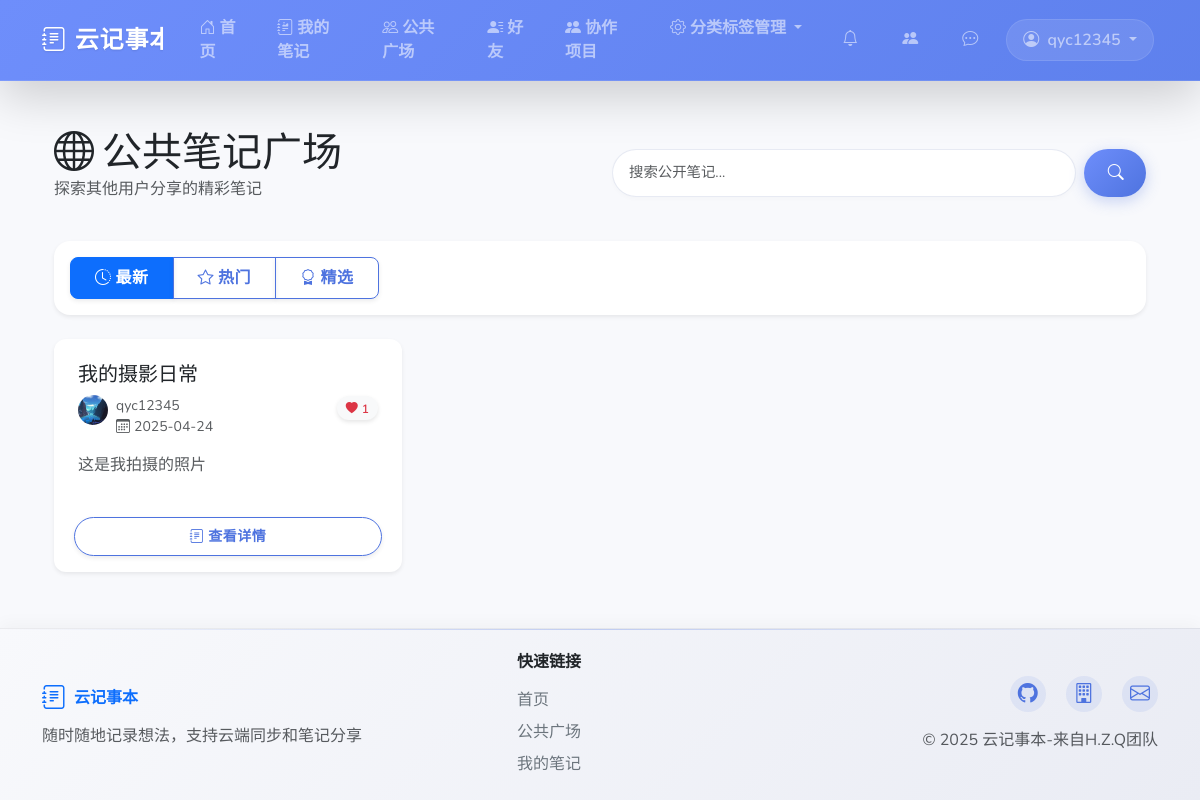
Page /sharing/public/ (signed in) on the committed database.
### notebooks/models.py (models this page shows, shortened)
class Notebook(models.Model):
    title = models.CharField(max_length=200, verbose_name="标题")
    content = HTMLField(verbose_name="内容")
    user = models.ForeignKey(User, on_delete=models.CASCADE, related_name="notebooks", verbose_name="所属用户")
    category = models.ForeignKey(Category, on_delete=models.SET_NULL, null=True, blank=True,
                                 related_name="notebooks", verbose_name="所属分类")
    tags = models.ManyToManyField(Tag, blank=True, related_name="notebooks", verbose_name="标签")
    created_at = models.DateTimeField(auto_now_add=True, verbose_name="创建时间")
    updated_at = models.DateTimeField(auto_now=True, verbose_name="更新时间")
    is_public = models.BooleanField(default=False, verbose_name="是否公开")
    is_featured = models.BooleanField(default=False, verbose_name="是否精选")
    class Meta:
        verbose_name = "笔记"
        verbose_name_plural = "笔记"
        ordering = ['-updated_at']

### accounts/models.py (models this page shows, shortened)
class Profile(models.Model):
    user = models.OneToOneField(User, on_delete=models.CASCADE)
    avatar = models.ImageField(default='user_dark.png', upload_to='profile_pics')

### sharing/views.py (the view)
# urls.py: path('public/', views.public_notes, name='public'),
@login_required
def public_notes(request):
    search_query = request.GET.get('search')
    sort_by = request.GET.get('sort', 'recent')  # 默认按最新排序
    notebooks = Notebook.objects.filter(is_public=True)
    if search_query:
        notebooks = notebooks.filter(
            Q(title__icontains=search_query) |
            Q(content__icontains=search_query)
        )
    if sort_by == 'popular':
        notebooks = notebooks.annotate(like_count=Count('likes')).order_by('-like_count', '-created_at')
    elif sort_by == 'featured':
        notebooks = notebooks.filter(is_featured=True).order_by('-created_at')
    else:  # 默认最新
        notebooks = notebooks.order_by('-created_at')
    context = {
        'notebooks': notebooks,
        'search_query': search_query,
        'sort_by': sort_by
    }
    return render(request, 'sharing/public_notes.html', context)

### templates/sharing/public_notes.html (shortened to what this page needs)
{% extends 'base.html' %}
{% block content %}
<div class="container py-4">
    <div class="row mb-4 align-items-center">
        <div class="col-md-6">
            <h1 class="mb-0"><i class="bi bi-globe me-2"></i>公共笔记广场</h1>
            <p class="text-muted">探索其他用户分享的精彩笔记</p>
        </div>
        <div class="col-md-6">
            <form method="get" action="{% url 'sharing:public' %}" class="d-flex">
                <input type="text" name="search" class="form-control rounded-pill me-2" placeholder="搜索公开笔记..."
                       value="{{ search_query|default:'' }}">
                <button class="btn btn-primary rounded-pill" type="submit">
                    <i class="bi bi-search"></i>
                </button>
            </form>
        </div>
    </div>
    <div class="card border-0 shadow-sm rounded-4 mb-4">
        <div class="card-body d-flex justify-content-between p-3">
            <div class="btn-group">
                <a href="{% url 'sharing:public' %}?sort=recent{% if search_query %}&search={{ search_query }}{% endif %}"
                   class="btn btn-outline-primary {% if sort_by == 'recent' %}active{% endif %}">
                   <i class="bi bi-clock-history me-1"></i>最新
                </a>
                <a href="{% url 'sharing:public' %}?sort=popular{% if search_query %}&search={{ search_query }}{% endif %}"
                   class="btn btn-outline-primary {% if sort_by == 'popular' %}active{% endif %}">
                   <i class="bi bi-star me-1"></i>热门
                </a>
                <a href="{% url 'sharing:public' %}?sort=featured{% if search_query %}&search={{ search_query }}{% endif %}"
                   class="btn btn-outline-primary {% if sort_by == 'featured' %}active{% endif %}">
                   <i class="bi bi-award me-1"></i>精选
                </a>
            </div>
        </div>
    </div>
    {% if notebooks %}
        <div class="row row-cols-1 row-cols-md-2 row-cols-lg-3 g-4">
            {% for notebook in notebooks %}
            <div class="col">
                <div class="card h-100 border-0 shadow-sm hover-effect">
                    <div class="card-body">
                        <h5 class="card-title text-truncate">{{ notebook.title }}</h5>
                        <div class="d-flex mb-3">
                            <img src="{{ notebook.user.profile.avatar.url }}" class="rounded-circle me-2" width="30" height="30" alt="{{ notebook.user.username }}">
                            <div class="text-muted small">
                                <div>{{ notebook.user.username }}</div>
                                <div><i class="bi bi-calendar3 me-1"></i>{{ notebook.created_at|date:"Y-m-d" }}</div>
                            </div>
                            <div class="ms-auto">
                                <span class="badge bg-light text-danger rounded-pill">
                                    <i class="bi bi-heart-fill me-1"></i>{{ notebook.likes.count }}
                                </span>
                            </div>
                        </div>
                        <p class="card-text text-muted">{{ notebook.content|striptags|truncatewords:20 }}</p>
                    </div>
                    <div class="card-footer bg-transparent border-0">
                        <a href="{% url 'sharing:view_note' notebook.id %}" class="btn btn-sm btn-outline-primary rounded-pill w-100">
                            <i class="bi bi-journal-text me-1"></i>查看详情
                        </a>
                    </div>
                </div>
            </div>
            {% endfor %}
        </div>
    {% endif %}
</div>
{% endblock %}

### templates/includes/navbar.html (shortened to what this page needs)
<nav class="navbar navbar-expand-lg navbar-dark bg-primary shadow-lg sticky-top">
    <div class="container">
        <a class="navbar-brand d-flex align-items-center" href="{% url 'home' %}">
            <i class="bi bi-journal-text me-2 fs-4 nav-icon-pulse"></i>
            <span class="fw-bold">云记事本</span>
        </a>
        <div class="collapse navbar-collapse" id="navbarNav">
            <ul class="navbar-nav me-auto">
                <li class="nav-item">
                    <a class="nav-link rounded-pill px-3 mx-1 nav-btn-hover" href="{% url 'home' %}">
                        <i class="bi bi-house-door me-1"></i>首页
                    </a>
                </li>
                {% if user.is_authenticated %}
                    <li class="nav-item">
                        <a class="nav-link rounded-pill px-3 mx-1 nav-btn-hover" href="{% url 'notebooks:list' %}">
                            <i class="bi bi-journal-richtext me-1"></i>我的笔记
                        </a>
                    </li>
                    <li class="nav-item">
                        <a class="nav-link rounded-pill px-3 mx-1 nav-btn-hover" href="{% url 'sharing:public' %}">
                            <i class="bi bi-people me-1"></i>公共广场
                        </a>
                    </li>
                    <li class="nav-item">
                        <a class="nav-link rounded-pill px-3 mx-1 nav-btn-hover" href="{% url 'friends:home' %}">
                            <i class="bi bi-person-lines-fill me-1"></i>好友
                        </a>
                    </li>
                    <li class="nav-item">
                        <a class="nav-link rounded-pill px-3 mx-1 nav-btn-hover" href="{% url 'collaboration:project_list' %}">
                            <i class="bi bi-people-fill me-1"></i>协作项目
                        </a>
                    </li>
                    <li class="nav-item dropdown">
                        <a class="nav-link dropdown-toggle rounded-pill px-3 mx-1 nav-btn-hover" href="#" id="managementDropdown" role="button" data-bs-toggle="dropdown" aria-expanded="false">
                            <i class="bi bi-gear me-1"></i>分类标签管理
                        </a>
                    </li>
                {% endif %}
            </ul>
            <ul class="navbar-nav">
                {% if user.is_authenticated %}
                    <li class="nav-item">
                        <a class="nav-link rounded-pill px-3 position-relative" href="{% url 'friends:friend_requests' %}" id="notificationBell">
                            <i class="bi bi-bell me-1"></i>
                        </a>
                    </li>
                    <li class="nav-item">
                        <a class="nav-link rounded-pill px-3 position-relative" href="{% url 'collaboration:project_list' %}" id="collaborationBell">
                            <i class="bi bi-people-fill me-1"></i>
                        </a>
                    </li>
                    <li class="nav-item">
                        <a class="nav-link rounded-pill px-3 position-relative" href="{% url 'friends:chat_list' %}" id="messageLink">
                            <i class="bi bi-chat-dots me-1"></i>
                        </a>
                    </li>
                    <li class="nav-item dropdown">
                        <a class="nav-link dropdown-toggle user-dropdown rounded-pill px-3" href="#" id="navbarDropdown" role="button" data-bs-toggle="dropdown">
                            <i class="bi bi-person-circle me-1"></i>
                            <span>{{ user.username }}</span>
                        </a>
                    </li>
                {% endif %}
            </ul>
        </div>
    </div>
</nav>

### static/css/custom.css (style rules this page uses)
:root { --primary-color: #4e73df; --primary-dark: #3a56b0; --primary-gradient: linear-gradient(135deg, #6e8efb, #4e73df); --secondary-color: #858796; --success-color: #1cc88a; --info-color: #36b9cc; --warning-color: #f6c23e; --danger-color: #e74a3b; --light-color: #f8f9fc; --dark-color: #5a5c69; --body-bg: #f8f9fc; --card-border-radius: 0.75rem; --btn-border-radius: 0.5rem; --transition-speed: 0.3s; --box-shadow: 0 0.15rem 1.75rem 0 rgba(58, 59, 69, 0.15); --box-shadow-hover: 0 0.5rem 2rem 0 rgba(58, 59, 69, 0.2); --box-shadow-sm: 0 0.125rem 0.25rem 0 rgba(58, 59, 69, 0.1); --font-family: 'Nunito', -apple-system, BlinkMacSystemFont, "Segoe UI", Roboto, "Helvetica Neue", Arial, sans-serif; }
html { scroll-behavior: smooth; height: 100%; }
body { background-color: var(--body-bg); font-family: var(--font-family); transition: background-color var(--transition-speed) ease; overflow-x: hidden; display: flex; flex-direction: column; min-height: 100vh; margin: 0; }
.navbar { box-shadow: 0 0.15rem 1.75rem 0 rgba(58, 59, 69, 0.15); transition: all var(--transition-speed) ease; backdrop-filter: blur(10px); -webkit-backdrop-filter: blur(10px); border-bottom: 1px solid rgba(255, 255, 255, 0.1); z-index: 1030; }
.navbar-dark.bg-primary { background: var(--primary-gradient) !important; background-size: 200% 200% !important; animation: gradientAnimation 15s ease infinite; }
.navbar-brand { font-weight: 800; font-size: 1.5rem; letter-spacing: 0.05rem; position: relative; overflow: hidden; text-shadow: 0 1px 2px rgba(0, 0, 0, 0.1); }
.navbar-brand::after { content: ''; position: absolute; bottom: 0; left: 0; width: 0; height: 2px; background-color: white; transition: width var(--transition-speed) ease; }
.nav-icon-pulse { animation: pulse 2s infinite; display: inline-block; transform-origin: center; }
.nav-link { font-weight: 600; transition: all var(--transition-speed) ease; position: relative; padding: 0.5rem 1rem; margin: 0 0.25rem; }
.nav-btn-hover { transition: all 0.3s ease; }
.user-dropdown { background-color: rgba(255, 255, 255, 0.1); border: 1px solid rgba(255, 255, 255, 0.1); transition: all 0.3s ease; }
.card { background-color: white; border: none; border-radius: var(--card-border-radius); box-shadow: var(--box-shadow); transition: all var(--transition-speed) ease; overflow: hidden; position: relative; z-index: 1; transform: translateY(0); }
.card-body { padding: 1.5rem; }
.card-footer { background-color: rgba(0, 0, 0, 0.02); border-top: 1px solid rgba(0, 0, 0, 0.05); padding: 1rem 1.25rem; }
.card::before { content: ''; position: absolute; top: 0; left: 0; width: 100%; height: 100%; background: linear-gradient(135deg, rgba(110, 142, 251, 0.05), rgba(78, 115, 223, 0.05)); opacity: 0; transition: opacity var(--transition-speed) ease; z-index: -1; }
.btn { border-radius: var(--btn-border-radius); padding: 0.5rem 1.5rem; font-weight: 600; transition: all var(--transition-speed) ease; position: relative; overflow: hidden; z-index: 1; letter-spacing: 0.5px; box-shadow: var(--box-shadow-sm); }
.btn::before { content: ''; position: absolute; top: 0; left: -100%; width: 100%; height: 100%; background: rgba(255, 255, 255, 0.2); transition: all 0.4s ease; z-index: -1; }
.btn-primary { background: var(--primary-gradient); border: none; color: white; box-shadow: 0 4px 15px rgba(78, 115, 223, 0.3); position: relative; z-index: 1; overflow: hidden; }
.btn-primary::before { content: ''; position: absolute; top: 0; left: -100%; width: 100%; height: 100%; background: linear-gradient(90deg, transparent, rgba(255, 255, 255, 0.2), transparent); transition: left 0.7s ease; z-index: -1; }
.btn-outline-primary { color: var(--primary-color); border-color: var(--primary-color); background-color: transparent; position: relative; z-index: 1; overflow: hidden; }
.btn-outline-primary::after { content: ''; position: absolute; top: 0; left: 0; width: 0; height: 100%; background: var(--primary-gradient); transition: all 0.3s ease; z-index: -1; opacity: 0; }
.form-control { border-radius: 0.75rem; border: 1px solid rgba(227, 230, 240, 0.8); padding: 0.75rem 1rem; font-size: 0.9rem; transition: all var(--transition-speed) ease; box-shadow: 0 2px 5px rgba(0, 0, 0, 0.02); background-color: rgba(255, 255, 255, 0.9); }
.badge { font-weight: 600; padding: 0.5em 0.75em; border-radius: 50rem; box-shadow: 0 2px 4px rgba(0, 0, 0, 0.1); transition: all var(--transition-speed) ease; }
.container { animation: fadeIn 0.5s ease-out; }

### rows in the picture
Notebook: title "我的摄影日常", user.profile.avatar (picture), user.username "qyc12345", created_at "2025-04-24", likes.count "1", content "这是我拍摄的照片"

### other values in the picture
{{ user.username }} "qyc12345"
